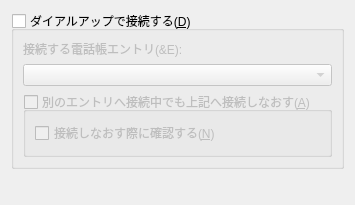
<?xml version="1.0" encoding="UTF-8"?>
<ui version="4.0">
 <class>HostSettingDialupForm</class>
 <widget class="QWidget" name="HostSettingDialupForm">
  <property name="geometry">
   <rect>
    <x>0</x>
    <y>0</y>
    <width>304</width>
    <height>205</height>
   </rect>
  </property>
  <property name="layoutDirection">
   <enum>Qt::LayoutDirection::LeftToRight</enum>
  </property>
  <property name="autoFillBackground">
   <bool>false</bool>
  </property>
  <layout class="QVBoxLayout" name="verticalLayout_4">
   <item>
    <widget class="QGroupBox" name="groupBox_UseDialup">
     <property name="title">
      <string>ダイアルアップで接続する(&amp;D)</string>
     </property>
     <property name="flat">
      <bool>true</bool>
     </property>
     <property name="checkable">
      <bool>true</bool>
     </property>
     <property name="checked">
      <bool>false</bool>
     </property>
     <layout class="QVBoxLayout" name="verticalLayout_3">
      <item>
       <layout class="QVBoxLayout" name="verticalLayout">
        <item>
         <widget class="QLabel" name="label">
          <property name="text">
           <string>接続する電話帳エントリ(&amp;E):</string>
          </property>
         </widget>
        </item>
        <item>
         <widget class="QComboBox" name="comboBox_DialupEntry"/>
        </item>
       </layout>
      </item>
      <item>
       <widget class="QGroupBox" name="groupBox_UseRedial">
        <property name="title">
         <string>別のエントリへ接続中でも上記へ接続しなおす(&amp;A)</string>
        </property>
        <property name="flat">
         <bool>true</bool>
        </property>
        <property name="checkable">
         <bool>true</bool>
        </property>
        <property name="checked">
         <bool>false</bool>
        </property>
        <layout class="QVBoxLayout" name="verticalLayout_2">
         <item>
          <widget class="QCheckBox" name="checkBox_ConfirmRedial">
           <property name="text">
            <string>接続しなおす際に確認する(&amp;N)</string>
           </property>
          </widget>
         </item>
        </layout>
       </widget>
      </item>
     </layout>
    </widget>
   </item>
   <item>
    <spacer name="verticalSpacer">
     <property name="orientation">
      <enum>Qt::Orientation::Vertical</enum>
     </property>
     <property name="sizeHint" stdset="0">
      <size>
       <width>20</width>
       <height>40</height>
      </size>
     </property>
    </spacer>
   </item>
  </layout>
 </widget>
 <tabstops>
  <tabstop>groupBox_UseDialup</tabstop>
  <tabstop>comboBox_DialupEntry</tabstop>
  <tabstop>groupBox_UseRedial</tabstop>
  <tabstop>checkBox_ConfirmRedial</tabstop>
 </tabstops>
 <resources/>
 <connections/>
 <slots>
  <slot>onClick_toolButton_SelectLocalDir()</slot>
  <slot>onClick_pushButton_NowDir()</slot>
 </slots>
</ui>
